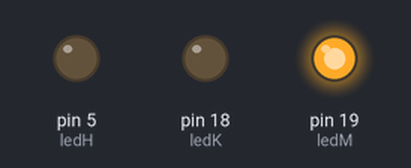
Simulated run of this sketch. Board: Arduino Uno, built with avr-gcc and run on an emulated ATmega328P. Parts: output pins drawn as LEDs (lit = HIGH).

Above: at 2.6 s.
At 6.1 s:
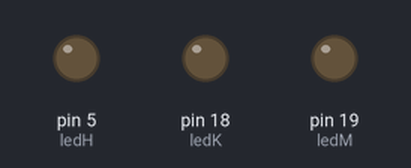
At 10.0 s:
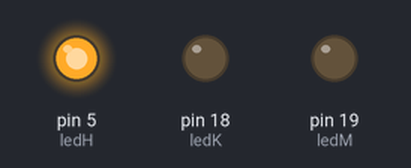
At 15.8 s:
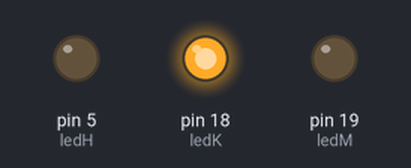
Timing chart, 0 to 21.8 s (numbered marks = the images above):
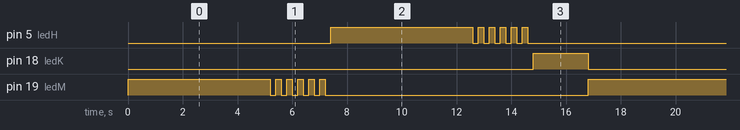

Measured:
- by itself, pin 5 (ledH), pin 19 (ledM): repeats every 16.8 s: 5 × (LOW 0.20 s, HIGH 0.20 s), LOW 9.6 s, HIGH 5.2 s
- by itself, pin 18 (ledK): alternates HIGH for 2.0 s and LOW for 14.8 s
- by itself, everything shown: repeats every 16.8 s, in 25 steps

The sketch:

TrafficLight_Blinking.ino
```cpp
#define ledM  19
#define ledK  18
#define ledH  5

void kelip(int warna, int bilangan, int tempoh)
{ for(int i=0;i<=bilangan;i++)
  { digitalWrite(warna,HIGH);  delay(tempoh);
    digitalWrite(warna,LOW);   delay(tempoh);
  }
}

void setup()
{ pinMode(ledM, OUTPUT);
  pinMode(ledK, OUTPUT);
  pinMode(ledH, OUTPUT);
}

void loop()
{ digitalWrite(ledK,LOW); digitalWrite(ledM,HIGH); delay(5000);
  kelip(ledM,5,200);
  digitalWrite(ledM,LOW); digitalWrite(ledH,HIGH); delay(5000);
  kelip(ledH,5,200);
  digitalWrite(ledH,LOW); digitalWrite(ledK,HIGH); delay(2000);
}
```
